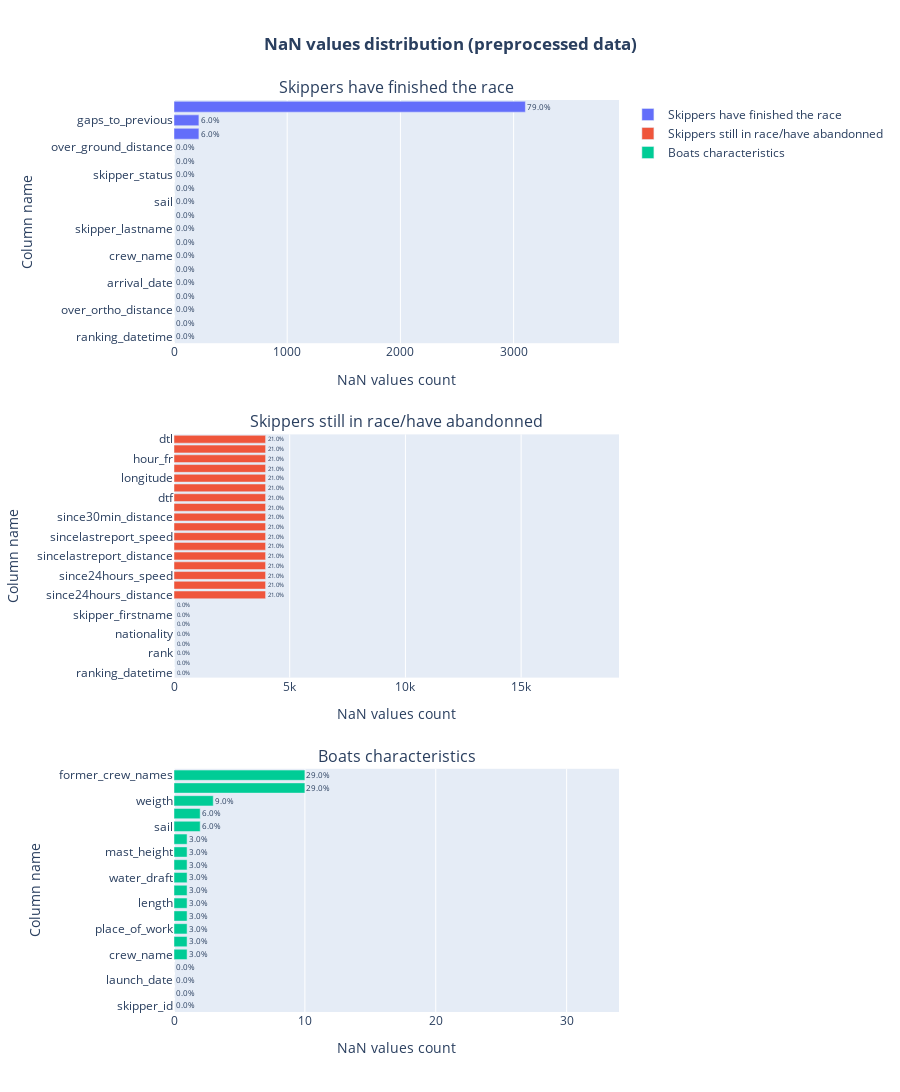

Notebook code cell kept with this figure:
### Code cell
subtitles = ['Skippers have finished the race', 'Skippers still in race/have abandonned', 'Boats characteristics']
subplot_NaN_values(df_skippers_not_in_race, df_skippers_in_race, df_boats_characteristics, subtitles=subtitles, data_type='preprocessed')

### Figure 1 — Plotly figure (JSON) as saved in the notebook; plotly's stock layout.template omitted (floating-point values rounded to 4 significant figures)
{"data": [{"cliponaxis": false, "customdata": ["0.0%", "0.0%", "0.0%", "0.0%", "0.0%", "0.0%", "0.0%", "0.0%", "0.0%", "0.0%", "0.0%", "0.0%", "0.0%", "0.0%", "0.0%", "6.0%", "6.0%", "79.0%"], "hovertemplate": "<b>%{y}</b><br>Count: %{x}/3931<br>Percentage: %{customdata}", "name": "Skippers have finished the race", "orientation": "h", "text": ["0.0%", "0.0%", "0.0%", "0.0%", "0.0%", "0.0%", "0.0%", "0.0%", "0.0%", "0.0%", "0.0%", "0.0%", "0.0%", "0.0%", "0.0%", "6.0%", "6.0%", "79.0%"], "textangle": 0, "textfont": {"size": 20}, "textposition": "outside", "type": "bar", "x": [0, 0, 0, 0, 0, 0, 0, 0, 0, 0, 0, 0, 0, 0, 0, 220, 220, 3104], "xaxis": "x", "y": ["ranking_datetime", "play", "over_ortho_distance", "over_ortho_speed", "arrival_date", "over_ground_speed", "crew_name", "race_time", "skipper_lastname", "nationality", "sail", "rank", "skipper_status", "skipper_firstname", "over_ground_distance", "gaps_to_first", "gaps_to_previous", "race_time_gap"], "yaxis": "y"}, {"cliponaxis": false, "customdata": ["0.0%", "0.0%", "0.0%", "0.0%", "0.0%", "0.0%", "0.0%", "0.0%", "21.0%", "21.0%", "21.0%", "21.0%", "21.0%", "21.0%", "21.0%", "21.0%", "21.0%", "21.0%", "21.0%", "21.0%", "21.0%", "21.0%", "21.0%", "21.0%", "21.0%"], "hovertemplate": "<b>%{y}</b><br>Count: %{x}/19230<br>Percentage: %{customdata}", "name": "Skippers still in race/have abandonned", "orientation": "h", "text": ["0.0%", "0.0%", "0.0%", "0.0%", "0.0%", "0.0%", "0.0%", "0.0%", "21.0%", "21.0%", "21.0%", "21.0%", "21.0%", "21.0%", "21.0%", "21.0%", "21.0%", "21.0%", "21.0%", "21.0%", "21.0%", "21.0%", "21.0%", "21.0%", "21.0%"], "textangle": 0, "textfont": {"size": 20}, "textposition": "outside", "type": "bar", "x": [0, 0, 0, 0, 0, 0, 0, 0, 3958, 3958, 3958, 3958, 3958, 3958, 3958, 3958, 3958, 3958, 3958, 3958, 3958, 3958, 3958, 3958, 3958], "xaxis": "x2", "y": ["ranking_datetime", "skipper_status", "rank", "sail", "nationality", "skipper_lastname", "skipper_firstname", "crew_name", "since24hours_distance", "since24hours_vmg", "since24hours_speed", "since24hours_heading", "sincelastreport_distance", "sincelastreport_vmg", "sincelastreport_speed", "since30min_speed", "since30min_distance", "since30min_vmg", "dtf", "since30min_heading", "longitude", "latitude", "hour_fr", "sincelastreport_heading", "dtl"], "yaxis": "y2"}, {"cliponaxis": false, "customdata": ["0.0%", "0.0%", "0.0%", "0.0%", "3.0%", "3.0%", "3.0%", "3.0%", "3.0%", "3.0%", "3.0%", "3.0%", "3.0%", "3.0%", "6.0%", "6.0%", "9.0%", "29.0%", "29.0%"], "hovertemplate": "<b>%{y}</b><br>Count: %{x}/34<br>Percentage: %{customdata}", "name": "Boats characteristics", "orientation": "h", "text": ["0.0%", "0.0%", "0.0%", "0.0%", "3.0%", "3.0%", "3.0%", "3.0%", "3.0%", "3.0%", "3.0%", "3.0%", "3.0%", "3.0%", "6.0%", "6.0%", "9.0%", "29.0%", "29.0%"], "textangle": 0, "textfont": {"size": 20}, "textposition": "outside", "type": "bar", "x": [0, 0, 0, 0, 1, 1, 1, 1, 1, 1, 1, 1, 1, 1, 2, 2, 3, 10, 10], "xaxis": "x3", "y": ["skipper_id", "skipper_lastname", "launch_date", "skipper_firstname", "crew_name", "architect", "place_of_work", "upwind_sail_area", "length", "width", "water_draft", "drift_amount", "mast_height", "downwind_sail_area", "sail", "keel_sail", "weigth", "nationality", "former_crew_names"], "yaxis": "y3"}], "layout": {"annotations": [{"font": {"size": 16}, "showarrow": false, "text": "Skippers have finished the race", "x": 0.5, "xanchor": "center", "xref": "paper", "y": 1, "yanchor": "bottom", "yref": "paper"}, {"font": {"size": 16}, "showarrow": false, "text": "Skippers still in race/have abandonned", "x": 0.5, "xanchor": "center", "xref": "paper", "y": 0.6333, "yanchor": "bottom", "yref": "paper"}, {"font": {"size": 16}, "showarrow": false, "text": "Boats characteristics", "x": 0.5, "xanchor": "center", "xref": "paper", "y": 0.2667, "yanchor": "bottom", "yref": "paper"}], "height": 1500, "title": {"text": "<b>NaN values distribution (preprocessed data)</b>", "x": 0.5}, "xaxis": {"anchor": "y", "domain": [0, 1], "range": [0, 3931], "title": {"text": "NaN values count"}}, "xaxis2": {"anchor": "y2", "domain": [0, 1], "range": [0, 19230], "title": {"text": "NaN values count"}}, "xaxis3": {"anchor": "y3", "domain": [0, 1], "range": [0, 34], "title": {"text": "NaN values count"}}, "yaxis": {"anchor": "x", "domain": [0.7333, 1], "title": {"text": "Column name"}}, "yaxis2": {"anchor": "x2", "domain": [0.3667, 0.6333], "title": {"text": "Column name"}}, "yaxis3": {"anchor": "x3", "domain": [0, 0.2667], "title": {"text": "Column name"}}}}
